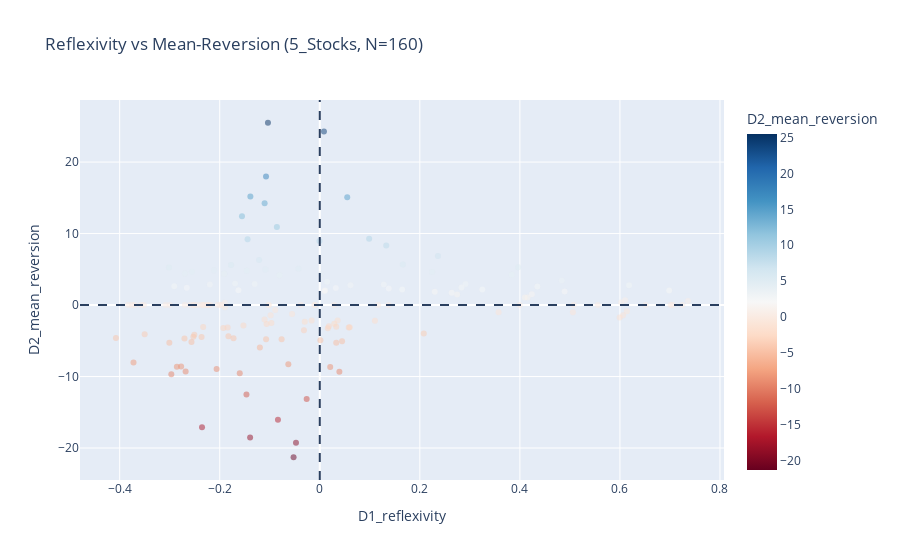
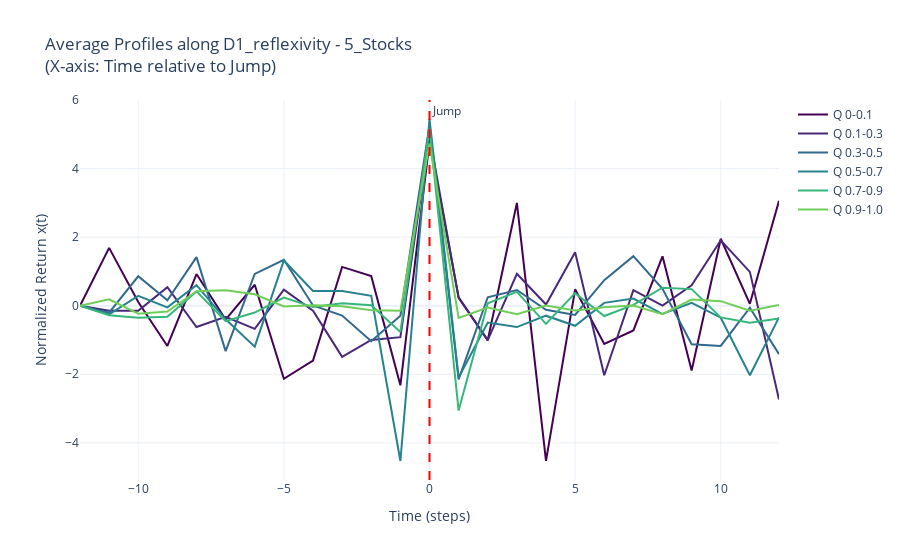
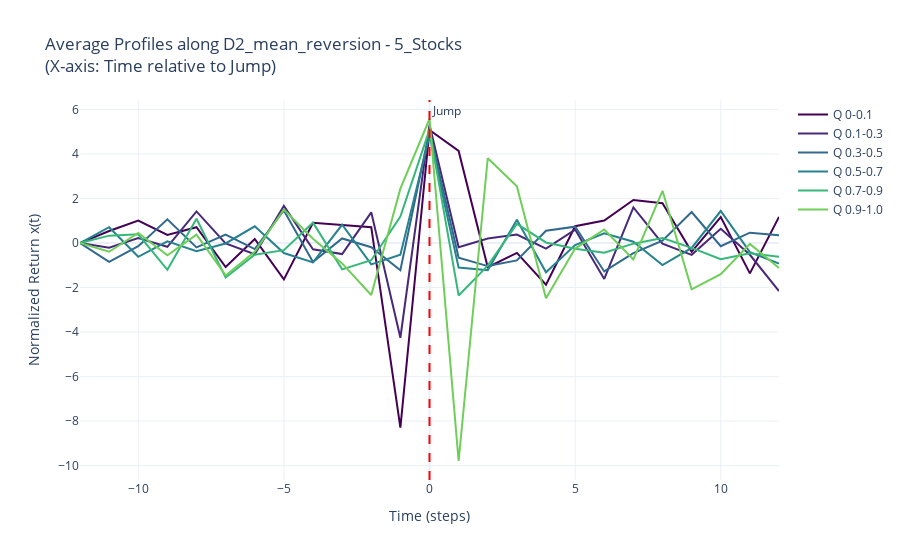
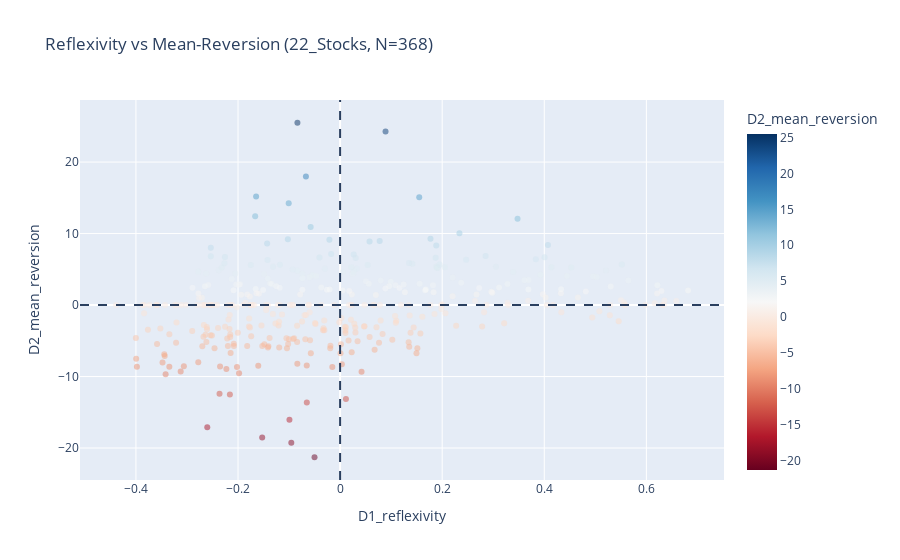

Notebook code for these charts, in order:
### Code cell
if __name__ == "__main__":
    main()

### Figure 1 — Plotly figure (JSON) as saved in the notebook; plotly's stock layout.template omitted (floating-point values rounded to 4 significant figures; data arrays with more than 128 entries replaced by an {"elided": "..."} marker saying what was removed)
{"data": [{"customdata": {"elided": "160x2 str values"}, "hovertemplate": "D1_reflexivity=%{x}<br>D2_mean_reversion=%{marker.color}<br>ticker=%{customdata[0]}<br>timestamp=%{customdata[1]}<extra></extra>", "legendgroup": "", "marker": {"color": {"elided": "160 float values"}, "coloraxis": "coloraxis", "opacity": 0.5, "symbol": "circle"}, "mode": "markers", "name": "", "orientation": "v", "showlegend": false, "type": "scatter", "x": {"elided": "160 float values"}, "xaxis": "x", "y": {"elided": "160 float values"}, "yaxis": "y"}], "layout": {"coloraxis": {"colorbar": {"title": {"text": "D2_mean_reversion"}}, "colorscale": [[0, "rgb(103,0,31)"], [0.1, "rgb(178,24,43)"], [0.2, "rgb(214,96,77)"], [0.3, "rgb(244,165,130)"], [0.4, "rgb(253,219,199)"], [0.5, "rgb(247,247,247)"], [0.6, "rgb(209,229,240)"], [0.7, "rgb(146,197,222)"], [0.8, "rgb(67,147,195)"], [0.9, "rgb(33,102,172)"], [1, "rgb(5,48,97)"]]}, "legend": {"tracegroupgap": 0}, "shapes": [{"line": {"dash": "dash"}, "type": "line", "x0": 0, "x1": 0, "xref": "x", "y0": 0, "y1": 1, "yref": "y domain"}, {"line": {"dash": "dash"}, "type": "line", "x0": 0, "x1": 1, "xref": "x domain", "y0": 0, "y1": 0, "yref": "y"}], "title": {"text": "Reflexivity vs Mean-Reversion (5_Stocks, N=160)"}, "xaxis": {"anchor": "y", "domain": [0, 1], "title": {"text": "D1_reflexivity"}}, "yaxis": {"anchor": "x", "domain": [0, 1], "title": {"text": "D2_mean_reversion"}}}}

### Figure 2 — Plotly figure (JSON) as saved in the notebook; plotly's stock layout.template omitted (floating-point values rounded to 4 significant figures)
{"data": [{"line": {"color": "#440154", "width": 2}, "mode": "lines", "name": "Q 0-0.1", "type": "scatter", "x": [-12, -11, -10, -9, -8, -7, -6, -5, -4, -3, -2, -1, 0, 1, 2, 3, 4, 5, 6, 7, 8, 9, 10, 11, 12], "y": [0.0, 1.688, 0.1089, -1.173, 0.9234, -0.4051, 0.612, -2.131, -1.6, 1.133, 0.8634, -2.323, 4.787, 0.2427, -1.009, 2.998, -4.526, 0.4794, -1.116, -0.7205, 1.443, -1.889, 1.954, 0.05558, 3.062]}, {"line": {"color": "#482878", "width": 2}, "mode": "lines", "name": "Q 0.1-0.3", "type": "scatter", "x": [-12, -11, -10, -9, -8, -7, -6, -5, -4, -3, -2, -1, 0, 1, 2, 3, 4, 5, 6, 7, 8, 9, 10, 11, 12], "y": [0.0, -0.1473, -0.1491, 0.543, -0.6217, -0.3267, -0.6732, 0.4686, -0.1446, -1.49, -0.9991, -0.9162, 4.95, 0.2265, -1.003, 0.9335, 0.03702, 1.558, -2.029, 0.4525, 0.002298, 0.5967, 1.909, 0.9882, -2.733]}, {"line": {"color": "#31688e", "width": 2}, "mode": "lines", "name": "Q 0.3-0.5", "type": "scatter", "x": [-12, -11, -10, -9, -8, -7, -6, -5, -4, -3, -2, -1, 0, 1, 2, 3, 4, 5, 6, 7, 8, 9, 10, 11, 12], "y": [0.0, -0.201, 0.8588, 0.1592, 1.418, -1.323, 0.9299, 1.342, 0.008145, -0.2872, -1.033, -0.2891, 5.27, -2.147, 0.2473, 0.4578, -0.1198, -0.2695, 0.7474, 1.445, 0.4943, -1.124, -1.172, -0.05579, -1.415]}, {"line": {"color": "#26828e", "width": 2}, "mode": "lines", "name": "Q 0.5-0.7", "type": "scatter", "x": [-12, -11, -10, -9, -8, -7, -6, -5, -4, -3, -2, -1, 0, 1, 2, 3, 4, 5, 6, 7, 8, 9, 10, 11, 12], "y": [0.0, -0.253, 0.2863, -0.04648, 0.5993, -0.3965, -1.193, 1.32, 0.4315, 0.4293, 0.2881, -4.529, 5.447, -2.095, -0.4884, -0.6225, -0.2904, -0.5845, 0.08424, 0.2098, -0.2415, 0.08267, -0.3488, -2.027, -0.3389]}, {"line": {"color": "#35b779", "width": 2}, "mode": "lines", "name": "Q 0.7-0.9", "type": "scatter", "x": [-12, -11, -10, -9, -8, -7, -6, -5, -4, -3, -2, -1, 0, 1, 2, 3, 4, 5, 6, 7, 8, 9, 10, 11, 12], "y": [0.0, -0.2766, -0.3493, -0.3199, 0.4179, -0.4487, -0.1985, 0.2369, -0.03938, 0.07294, 0.01563, -0.7665, 5.167, -3.057, 0.07179, 0.404, -0.5291, 0.3679, -0.3, 0.02661, 0.5243, 0.4849, -0.3392, -0.498, -0.3725]}, {"line": {"color": "#6ece58", "width": 2}, "mode": "lines", "name": "Q 0.9-1.0", "type": "scatter", "x": [-12, -11, -10, -9, -8, -7, -6, -5, -4, -3, -2, -1, 0, 1, 2, 3, 4, 5, 6, 7, 8, 9, 10, 11, 12], "y": [0.0, 0.1879, -0.2338, -0.1674, 0.4228, 0.4497, 0.3332, -0.0203, 0.01664, -0.01486, -0.1312, -0.1494, 4.733, -0.3541, -0.05555, -0.2452, 0.004188, -0.1381, -0.04733, 0.008325, -0.2478, 0.1798, 0.1343, -0.1447, 0.0249]}], "layout": {"annotations": [{"showarrow": false, "text": "Jump", "x": 0, "xanchor": "left", "xref": "x", "y": 1, "yanchor": "top", "yref": "y domain"}], "hovermode": "x unified", "shapes": [{"line": {"color": "red", "dash": "dash"}, "type": "line", "x0": 0, "x1": 0, "xref": "x", "y0": 0, "y1": 1, "yref": "y domain"}], "title": {"text": "Average Profiles along D1_reflexivity - 5_Stocks<br>(X-axis: Time relative to Jump)"}, "xaxis": {"title": {"text": "Time (steps)"}}, "yaxis": {"title": {"text": "Normalized Return x(t)"}}}}

### Figure 3 — Plotly figure (JSON) as saved in the notebook; plotly's stock layout.template omitted (floating-point values rounded to 4 significant figures)
{"data": [{"line": {"color": "#440154", "width": 2}, "mode": "lines", "name": "Q 0-0.1", "type": "scatter", "x": [-12, -11, -10, -9, -8, -7, -6, -5, -4, -3, -2, -1, 0, 1, 2, 3, 4, 5, 6, 7, 8, 9, 10, 11, 12], "y": [0.0, 0.5406, 1.009, 0.3601, 0.7127, -1.077, 0.1805, -1.636, 0.9127, 0.7947, 0.7104, -8.291, 5.077, 4.137, -1.086, -0.4447, -1.874, 0.7554, 1.013, 1.934, 1.788, -0.3972, 1.162, -1.365, 1.176]}, {"line": {"color": "#482878", "width": 2}, "mode": "lines", "name": "Q 0.1-0.3", "type": "scatter", "x": [-12, -11, -10, -9, -8, -7, -6, -5, -4, -3, -2, -1, 0, 1, 2, 3, 4, 5, 6, 7, 8, 9, 10, 11, 12], "y": [0.0, -0.2109, 0.2193, -0.1687, 1.419, -0.02192, -0.5068, 1.665, -0.2809, -0.4976, 1.378, -4.255, 5.309, -0.1859, 0.2068, 0.3798, -0.2488, 0.6058, -1.612, 1.603, -0.02761, -0.532, 0.6404, -0.5294, -2.159]}, {"line": {"color": "#31688e", "width": 2}, "mode": "lines", "name": "Q 0.3-0.5", "type": "scatter", "x": [-12, -11, -10, -9, -8, -7, -6, -5, -4, -3, -2, -1, 0, 1, 2, 3, 4, 5, 6, 7, 8, 9, 10, 11, 12], "y": [0.0, -0.8454, -0.1394, 1.064, -0.196, 0.3814, -0.2729, 1.462, -0.8507, 0.2051, -0.1906, -1.226, 5.044, -0.6553, -1.036, -0.7831, 0.5539, 0.733, -1.278, -0.4539, 0.1046, 1.393, -0.1432, 0.4631, 0.3501]}, {"line": {"color": "#26828e", "width": 2}, "mode": "lines", "name": "Q 0.5-0.7", "type": "scatter", "x": [-12, -11, -10, -9, -8, -7, -6, -5, -4, -3, -2, -1, 0, 1, 2, 3, 4, 5, 6, 7, 8, 9, 10, 11, 12], "y": [0.0, 0.7099, -0.6179, 0.07207, -0.3698, -0.02021, 0.7526, -0.4495, -0.8689, 0.8199, -0.9614, -0.5236, 4.825, -1.105, -1.219, 1.041, -1.317, -0.09058, 0.4392, 0.0591, -0.9914, -0.2196, 1.437, -0.4126, -0.9217]}, {"line": {"color": "#35b779", "width": 2}, "mode": "lines", "name": "Q 0.7-0.9", "type": "scatter", "x": [-12, -11, -10, -9, -8, -7, -6, -5, -4, -3, -2, -1, 0, 1, 2, 3, 4, 5, 6, 7, 8, 9, 10, 11, 12], "y": [0.0, 0.332, 0.3904, -1.205, 1.09, -1.545, -0.5262, -0.3194, 0.9137, -1.182, -0.7749, 1.193, 5.092, -2.355, -1.018, 0.8578, 0.02566, -0.2593, -0.439, -0.02871, 0.2246, -0.217, -0.7245, -0.4574, -0.6133]}, {"line": {"color": "#6ece58", "width": 2}, "mode": "lines", "name": "Q 0.9-1.0", "type": "scatter", "x": [-12, -11, -10, -9, -8, -7, -6, -5, -4, -3, -2, -1, 0, 1, 2, 3, 4, 5, 6, 7, 8, 9, 10, 11, 12], "y": [0.0, -0.3917, 0.4542, -0.5532, 0.3736, -1.456, -0.3989, 1.505, 0.1892, -0.9171, -2.336, 2.441, 5.572, -9.793, 3.809, 2.551, -2.48, -0.2485, 0.6093, -0.7371, 2.345, -2.081, -1.396, -0.0375, -1.12]}], "layout": {"annotations": [{"showarrow": false, "text": "Jump", "x": 0, "xanchor": "left", "xref": "x", "y": 1, "yanchor": "top", "yref": "y domain"}], "hovermode": "x unified", "shapes": [{"line": {"color": "red", "dash": "dash"}, "type": "line", "x0": 0, "x1": 0, "xref": "x", "y0": 0, "y1": 1, "yref": "y domain"}], "title": {"text": "Average Profiles along D2_mean_reversion - 5_Stocks<br>(X-axis: Time relative to Jump)"}, "xaxis": {"title": {"text": "Time (steps)"}}, "yaxis": {"title": {"text": "Normalized Return x(t)"}}}}

### Figure 4 — Plotly figure (JSON) as saved in the notebook; plotly's stock layout.template omitted (floating-point values rounded to 4 significant figures; data arrays with more than 128 entries replaced by an {"elided": "..."} marker saying what was removed)
{"data": [{"customdata": {"elided": "368x2 str values"}, "hovertemplate": "D1_reflexivity=%{x}<br>D2_mean_reversion=%{marker.color}<br>ticker=%{customdata[0]}<br>timestamp=%{customdata[1]}<extra></extra>", "legendgroup": "", "marker": {"color": {"elided": "368 float values"}, "coloraxis": "coloraxis", "opacity": 0.5, "symbol": "circle"}, "mode": "markers", "name": "", "orientation": "v", "showlegend": false, "type": "scatter", "x": {"elided": "368 float values"}, "xaxis": "x", "y": {"elided": "368 float values"}, "yaxis": "y"}], "layout": {"coloraxis": {"colorbar": {"title": {"text": "D2_mean_reversion"}}, "colorscale": [[0, "rgb(103,0,31)"], [0.1, "rgb(178,24,43)"], [0.2, "rgb(214,96,77)"], [0.3, "rgb(244,165,130)"], [0.4, "rgb(253,219,199)"], [0.5, "rgb(247,247,247)"], [0.6, "rgb(209,229,240)"], [0.7, "rgb(146,197,222)"], [0.8, "rgb(67,147,195)"], [0.9, "rgb(33,102,172)"], [1, "rgb(5,48,97)"]]}, "legend": {"tracegroupgap": 0}, "shapes": [{"line": {"dash": "dash"}, "type": "line", "x0": 0, "x1": 0, "xref": "x", "y0": 0, "y1": 1, "yref": "y domain"}, {"line": {"dash": "dash"}, "type": "line", "x0": 0, "x1": 1, "xref": "x domain", "y0": 0, "y1": 0, "yref": "y"}], "title": {"text": "Reflexivity vs Mean-Reversion (22_Stocks, N=368)"}, "xaxis": {"anchor": "y", "domain": [0, 1], "title": {"text": "D1_reflexivity"}}, "yaxis": {"anchor": "x", "domain": [0, 1], "title": {"text": "D2_mean_reversion"}}}}
